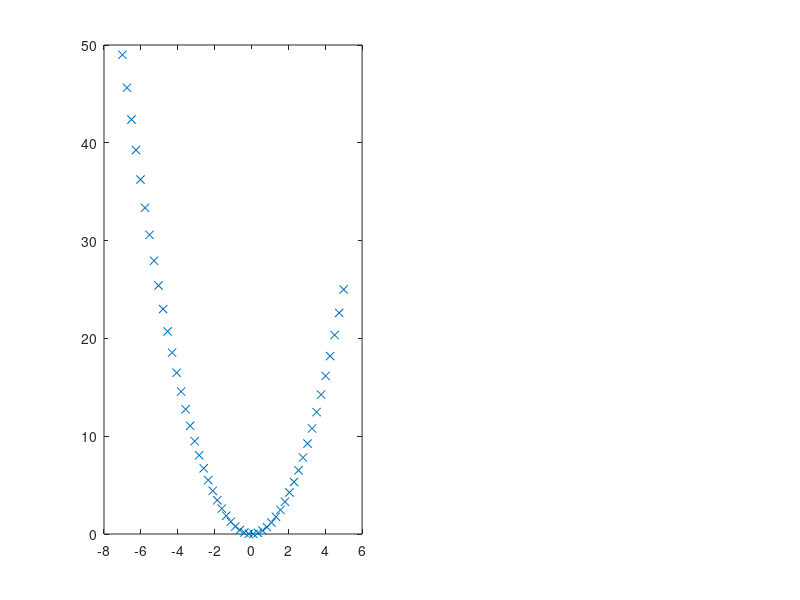

Recreate this plot in MATLAB. (Note: this script raises an error after producing the figure.)
libPath = '../lib';
if index(path, libPath) == 0
    addpath(libPath);
end

X = linspace(-7, 5, 50);
Y =  (X .^ 2);

clf;
subplot(1,2,1);
plot(X, Y, 'x');

theta = [2, 1, 1];
[J, grad] = lr_cost_grad(theta, [X', (X') .^ 2], Y')

alpha = 0.005
count = 300;
test_count = 10;
fprintf("without regularization:\n");
lambda = 0
[grad, costs] = gradient_descent(@(theta) lr_cost_grad(theta, [X', (X') .^ 2], Y', 0), theta, count, alpha);
fprintf("grad:\n");
disp(grad)
costs(1:test_count,:)
subplot(1,2,2);
plot(costs(:,1), costs(:,2), '-');

subplot(1,2,1);
hold on;
YY = [ones(size(X')(1), 1), X', (X') .^ 2] * grad';
plot(X', YY, '-'); 

lambda = 5;
fprintf("with regularization lambda: %d\n", lambda);

theta = [1 1 1];
[grad, costs] = gradient_descent(@(theta) lr_cost_grad(theta, [X', (X') .^ 2], Y', 0), theta, count, alpha);
fprintf("grad:\n");
disp(grad);
costs(1:test_count,:)
subplot(1,2,2);
hold on;
plot(costs(:,1), costs(:,2), 'r.');

subplot(1,2,1);
hold on;
YY = [ones(size(X')(1), 1), X', (X') .^ 2] * grad';
plot(X', YY, 'r.'); 

